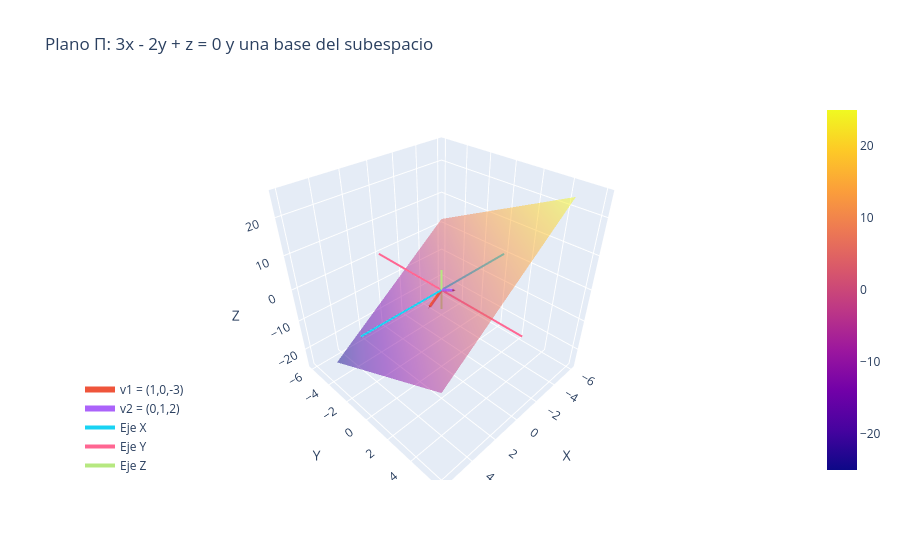

This figure's notebook cell:
### Markdown cell above
siendo $x$ e $y$ valores arbitrarios.  

$$
\begin{pmatrix}  
x\\  
y\\  
-3x + 2y
\end{pmatrix} = x \begin{pmatrix} 1 \\ 
0 \\ 
-3 \end{pmatrix} + y \begin{pmatrix} 0 \\ 1 \\ 2  \end{pmatrix}
$$

### Code cell
# representar el plano y los vectores base de él  

import numpy as np
import plotly.graph_objects as go

# =========================
# Definición del plano
# =========================
x = np.linspace(-5, 5, 30)
y = np.linspace(-5, 5, 30)
X, Y = np.meshgrid(x, y)

# Ecuación del plano: z = -3x + 2y
Z = -3*X + 2*Y

# =========================
# Base del subespacio
# =========================
v1 = np.array([1, 0, -3])
v2 = np.array([0, 1, 2])

# =========================
# Gráfico con Plotly
# =========================
fig = go.Figure()

# Plano
fig.add_trace(go.Surface(
    x=X, y=Y, z=Z,
    opacity=0.5,
    name="Plano Π"
))

# =========================
# Vectores base como flechas
# =========================

# cuerpo del vector v1
fig.add_trace(go.Scatter3d(
    x=[0, v1[0]],
    y=[0, v1[1]],
    z=[0, v1[2]],
    mode='lines',
    line=dict(width=6),
    name="v1 = (1,0,-3)"
))

# punta de flecha v1
fig.add_trace(go.Cone(
    x=[v1[0]], y=[v1[1]], z=[v1[2]],
    u=[v1[0]], v=[v1[1]], w=[v1[2]],
    sizemode="absolute",
    sizeref=0.5,
    showscale=False,
    name="punta v1"
))

# cuerpo del vector v2
fig.add_trace(go.Scatter3d(
    x=[0, v2[0]],
    y=[0, v2[1]],
    z=[0, v2[2]],
    mode='lines',
    line=dict(width=6),
    name="v2 = (0,1,2)"
))

# punta de flecha v2
fig.add_trace(go.Cone(
    x=[v2[0]], y=[v2[1]], z=[v2[2]],
    u=[v2[0]], v=[v2[1]], w=[v2[2]],
    sizemode="absolute",
    sizeref=0.5,
    showscale=False,
    name="punta v2"
))

# =========================
# Ejes coordenados
# =========================
L = 6  # longitud de ejes

# eje X
fig.add_trace(go.Scatter3d(
    x=[-L, L], y=[0, 0], z=[0, 0],
    mode='lines',
    line=dict(width=4),
    name="Eje X"
))

# eje Y
fig.add_trace(go.Scatter3d(
    x=[0, 0], y=[-L, L], z=[0, 0],
    mode='lines',
    line=dict(width=4),
    name="Eje Y"
))

# eje Z
fig.add_trace(go.Scatter3d(
    x=[0, 0], y=[0, 0], z=[-L, L],
    mode='lines',
    line=dict(width=4),
    name="Eje Z"
))

# =========================
# Ajustes visuales
# =========================
fig.update_layout(
    title="Plano Π: 3x - 2y + z = 0 y una base del subespacio",
    scene=dict(
        xaxis_title='X',
        yaxis_title='Y',
        zaxis_title='Z'
    ),
    legend=dict(
        x=0,
        y=0,
        xanchor='left',
        yanchor='bottom',
        bgcolor='rgba(255,255,255,0.7)'  # fondo suave para que se lea bien
    )
)

fig.show()

# Guardar imagen (requiere 'kaleido' instalado)
fig.write_image(r"C:\Users\marco\Downloads\un_plano_y_su_base.png")

### Figure 1 — Plotly figure (JSON) as saved in the notebook; plotly's stock layout.template omitted (floating-point values rounded to 4 significant figures; data arrays with more than 128 entries replaced by an {"elided": "..."} marker saying what was removed)
{"data": [{"name": "Plano Π", "opacity": 0.5, "type": "surface", "x": {"elided": "30x30 float values"}, "y": {"elided": "30x30 float values"}, "z": {"elided": "30x30 float values"}}, {"line": {"width": 6}, "mode": "lines", "name": "v1 = (1,0,-3)", "type": "scatter3d", "x": [0, 1], "y": [0, 0], "z": [0, -3]}, {"name": "punta v1", "showscale": false, "sizemode": "absolute", "sizeref": 0.5, "type": "cone", "u": [1], "v": [0], "w": [-3], "x": [1], "y": [0], "z": [-3]}, {"line": {"width": 6}, "mode": "lines", "name": "v2 = (0,1,2)", "type": "scatter3d", "x": [0, 0], "y": [0, 1], "z": [0, 2]}, {"name": "punta v2", "showscale": false, "sizemode": "absolute", "sizeref": 0.5, "type": "cone", "u": [0], "v": [1], "w": [2], "x": [0], "y": [1], "z": [2]}, {"line": {"width": 4}, "mode": "lines", "name": "Eje X", "type": "scatter3d", "x": [-6, 6], "y": [0, 0], "z": [0, 0]}, {"line": {"width": 4}, "mode": "lines", "name": "Eje Y", "type": "scatter3d", "x": [0, 0], "y": [-6, 6], "z": [0, 0]}, {"line": {"width": 4}, "mode": "lines", "name": "Eje Z", "type": "scatter3d", "x": [0, 0], "y": [0, 0], "z": [-6, 6]}], "layout": {"legend": {"bgcolor": "rgba(255,255,255,0.7)", "x": 0, "xanchor": "left", "y": 0, "yanchor": "bottom"}, "scene": {"xaxis": {"title": {"text": "X"}}, "yaxis": {"title": {"text": "Y"}}, "zaxis": {"title": {"text": "Z"}}}, "title": {"text": "Plano Π: 3x - 2y + z = 0 y una base del subespacio"}}}
